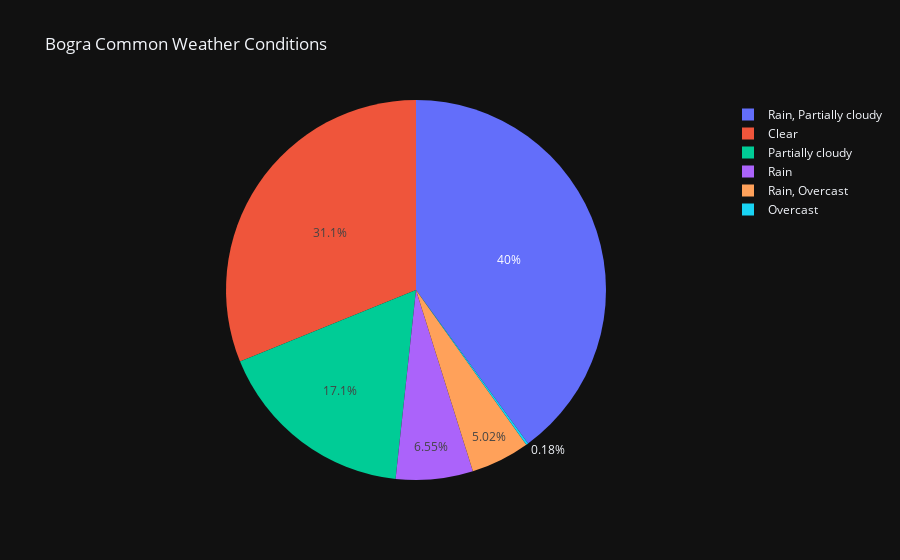

Notebook cell for this chart:
### Markdown cell above
---

<h4>Pie Chart of Bogra Common Weather Conditions:</h4>

---

### Code cell
weather_conditions = df['conditions'].value_counts().reset_index()
weather_conditions.columns = ['Condition', 'Count']
weather_conditions = weather_conditions.sort_values(by='Count', ascending=False)
fig = px.pie(weather_conditions, names='Condition', values='Count', title='Bogra Common Weather Conditions',template='plotly_dark')
fig.show()

### Figure 1 — Plotly figure (JSON) as saved in the notebook; plotly's stock layout.template omitted (floating-point values rounded to 4 significant figures)
{"data": [{"domain": {"x": [0, 1], "y": [0, 1]}, "hovertemplate": "Condition=%{label}<br>Count=%{value}<extra></extra>", "labels": ["Rain, Partially cloudy", "Clear", "Partially cloudy", "Rain", "Rain, Overcast", "Overcast"], "legendgroup": "", "name": "", "showlegend": true, "type": "pie", "values": [1329, 1036, 570, 218, 167, 6]}], "layout": {"autosize": true, "legend": {"tracegroupgap": 0}, "title": {"text": "Bogra Common Weather Conditions"}}}
